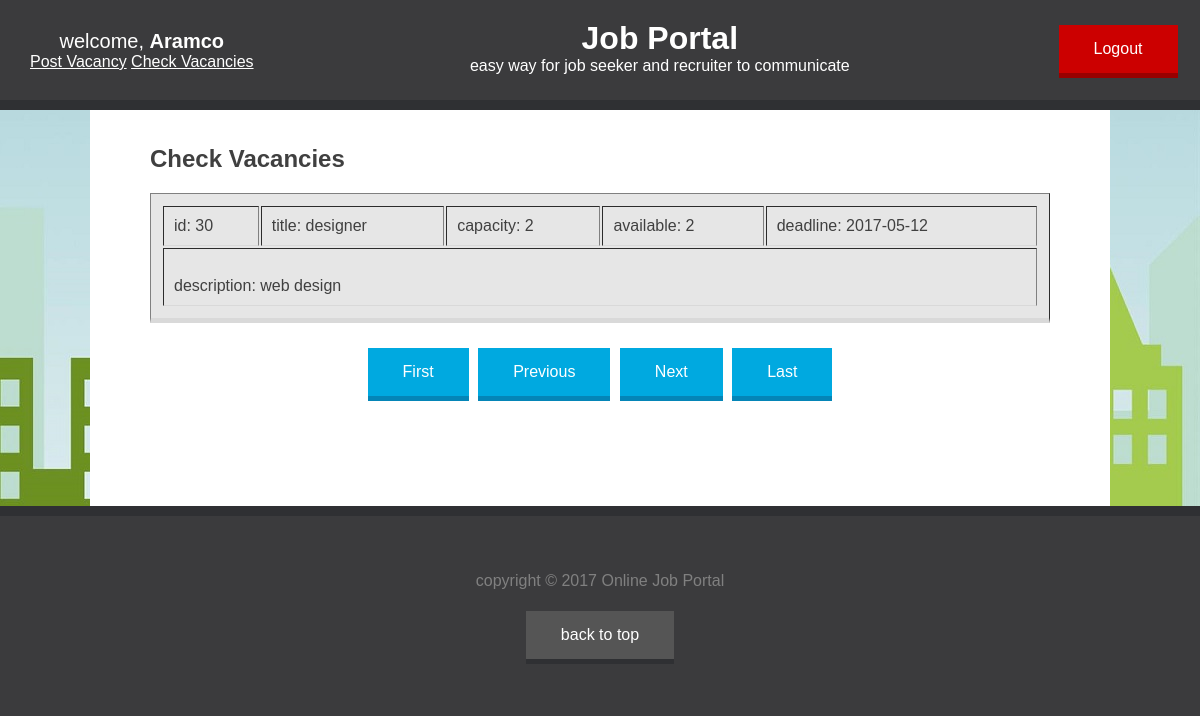
/check-vacancies.php?page=0 (signed in), run on the app's committed database.
### tables this page shows
CREATE TABLE `vacancy` (
  `id` int(11) NOT NULL,
  `title` varchar(64) NOT NULL,
  `capacity` int(11) NOT NULL,
  `available` int(11) NOT NULL,
  `enddate` date DEFAULT NULL,
  `desc` text NOT NULL,
  `rid` int(11) NOT NULL,
  `ptime` datetime NOT NULL
);

### check-vacancies.php (the view, shortened to what this page needs)
<?php include 'header.php'; ?>
<?php
if(isset($_SESSION['type']) && $_SESSION['type']=='recruiter'){
    include('connection-db.php');
    $rid=$_SESSION['id'];
    $query="SELECT * FROM vacancy WHERE rid=$rid";
    $result= mysqli_query($con, $query);
    $vacancy = Array();
        $i=0;
        while($row= mysqli_fetch_assoc($result)){
        $vacancy[$i]=array("id"=>$row['id']
                ,"title"=>$row['title']
                ,"capacity"=>$row['capacity']
                ,"available"=>$row['available']
                ,"enddate"=>$row['enddate']
                ,"desc"=>$row['desc']);
        $i++;
        }
    $current_page = $_GET['page'];
    $next_page = $current_page + 1;
    $prev_page = $current_page - 1;
    $first_page = 0;
    $last_page = mysqli_num_rows($result)-1;
        if($prev_page<$first_page){
            $prev_page=$first_page;
        }
        if($next_page>$last_page){
            $next_page=$last_page;
        }
?>
<h1>Check Vacancies</h1>
    <table class="box" border="1px" cellpadding="10px">
        <tr>
            <td>id: <?php echo $vacancy[$current_page]['id']; ?></td>
            <td>title: <?php echo $vacancy[$current_page]['title']; ?></td>
            <td>capacity: <?php echo $vacancy[$current_page]['capacity']; ?></td>
            <td>available: <?php echo $vacancy[$current_page]['available']; ?></td>
            <td>deadline: <?php echo $vacancy[$current_page]['enddate']; ?></td>
        </tr>
        <tr><td colspan="5"><br/>description: <?php echo $vacancy[$current_page]['desc']; ?><br/></td></tr>
    </table>
    <nav align="center">
                <a class="blue button" href="?page=<?php echo $first_page ?>" > First</a>
                <a class="blue button" href="?page=<?php echo $prev_page ?>" > Previous</a>
                <a class="blue button" href="?page=<?php echo $next_page ?>" > Next</a>
                <a class="blue button" href="?page=<?php echo $last_page ?>" > Last</a>
            </nav>
<?php } else {
     echo 'you do not have privilege to access this page, please go back to homepage <a href="index.php" style="color:green">click here</a>';
                } ?>
<?php include 'footer.php'; ?>

### css/style.css (style rules this page uses)
html,body { margin:0px; padding:0px; height:100%; font-family: sans-serif; color: #404040; background-image: url("wallpaper.jpg"); background-color: greenyellow; background-repeat: repeat-x; background-position: right top; background-attachment: fixed; }
a:link,a:active,a:hover,a:visited { color:white; }
.button { text-decoration: none; background-color: #D0DD2B; border: none; border-bottom: 5px solid #A6B126; color: white; padding: 15px 35px; margin: 5px 2.5px; display: inline-block; font-size: 16px; cursor: pointer; }
.blue { background-color: #00A9E0; border-bottom: 5px solid #0485B7; }
.box { width: 100%; padding: 10px; margin: 20px 0px; border-bottom: 5px solid #d9d9d9; background-color: #e6e6e6; }

### data on the page
vacancy: id "30", title "designer", capacity "2", available "2", enddate "2017-05-12", desc "web design"

### other printed values
$_SESSION['name'] "Aramco"
